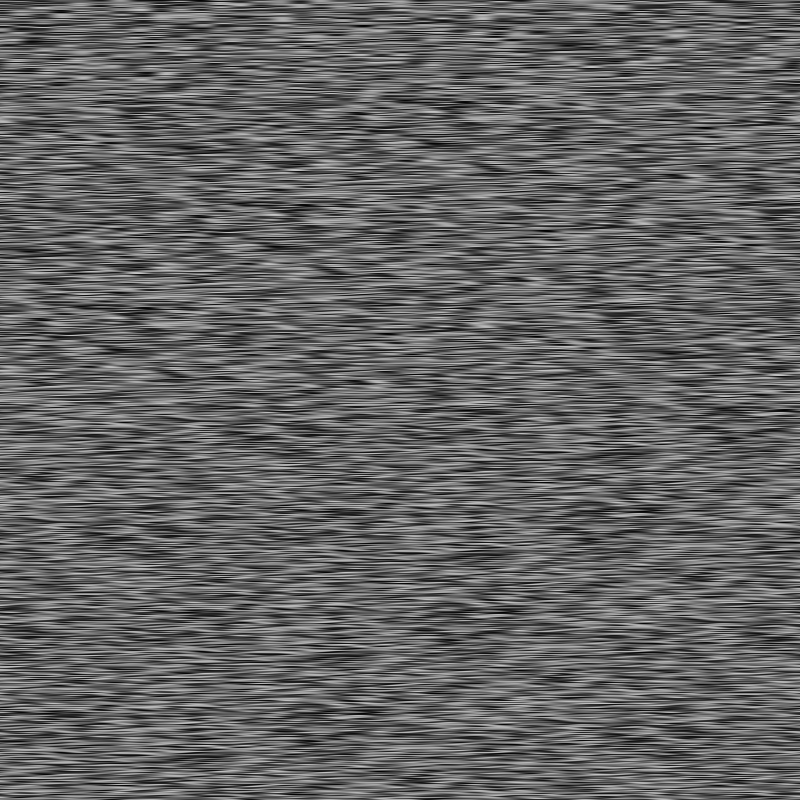
Frame 1 (no input)
Frame 60 (the mouse pressed at the canvas centre just before this capture): identical to frame 1, image omitted
Frame 120 (the mouse held since frame 60 and released just before this capture): identical to frame 1, image omitted

The Processing sketch that drew this single still picture (run headless with seeded random() and noise(); from frame 60 on, the mouse is pressed at the canvas centre):

// Processing sketch: HeightMapTest
// ── HeightMapTest.pde
void setup()
{
  size(800,800);
  loadPixels();
  float t  = 1;
  noiseDetail(1,0.75);
  for(int i  = 0 ;i < pixels.length; i++)
  {
        float h =  noise(t,0.75)*(width/2) ;//- distanceToCenter(i%width,i/width);  //(noise(t)*255)*(distanceToCenter(i%width,i/width)/(width/2))
        pixels[i] = color(h);
        t +=0.05;
    
  }  

 for(int i  = 0 ;i < pixels.length; i++)
  {
 //   if(brightness(pixels[i]) < 100)
  //       pixels[i] = color(255,0,0,255);

  }
    updatePixels();
}

  float distanceToCenter(float x,float y)
  {
    return distance(x,y,width/2,height/2);
  }
  
  float distance(float x1,float y1,float x2,float y2)
  {
    return sqrt((x1-x2)*(x1-x2) +(y1-y2)*(y1-y2));
  }
void draw()
{
  loadPixels();
  float t  = 1;
  noiseDetail(1,0.75);
  for(int i  = 0 ;i < pixels.length; i++)
  {
        float h =  noise(t,0.75)*(width/2) ;//- distanceToCenter(i%width,i/width);  //(noise(t)*255)*(distanceToCenter(i%width,i/width)/(width/2))
        pixels[i] = color(h);
        t +=0.05;
    
  }  
    updatePixels();
}
